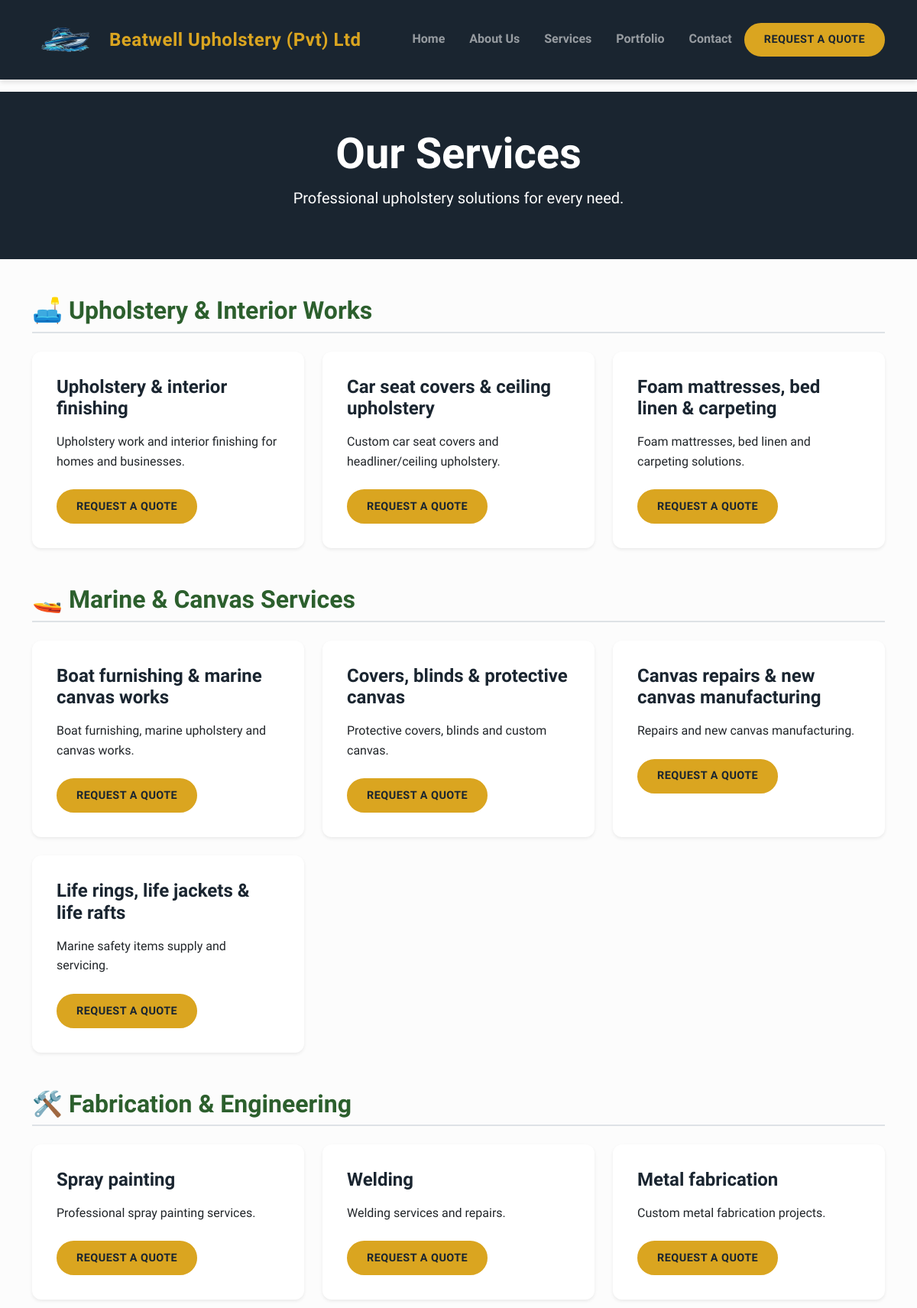
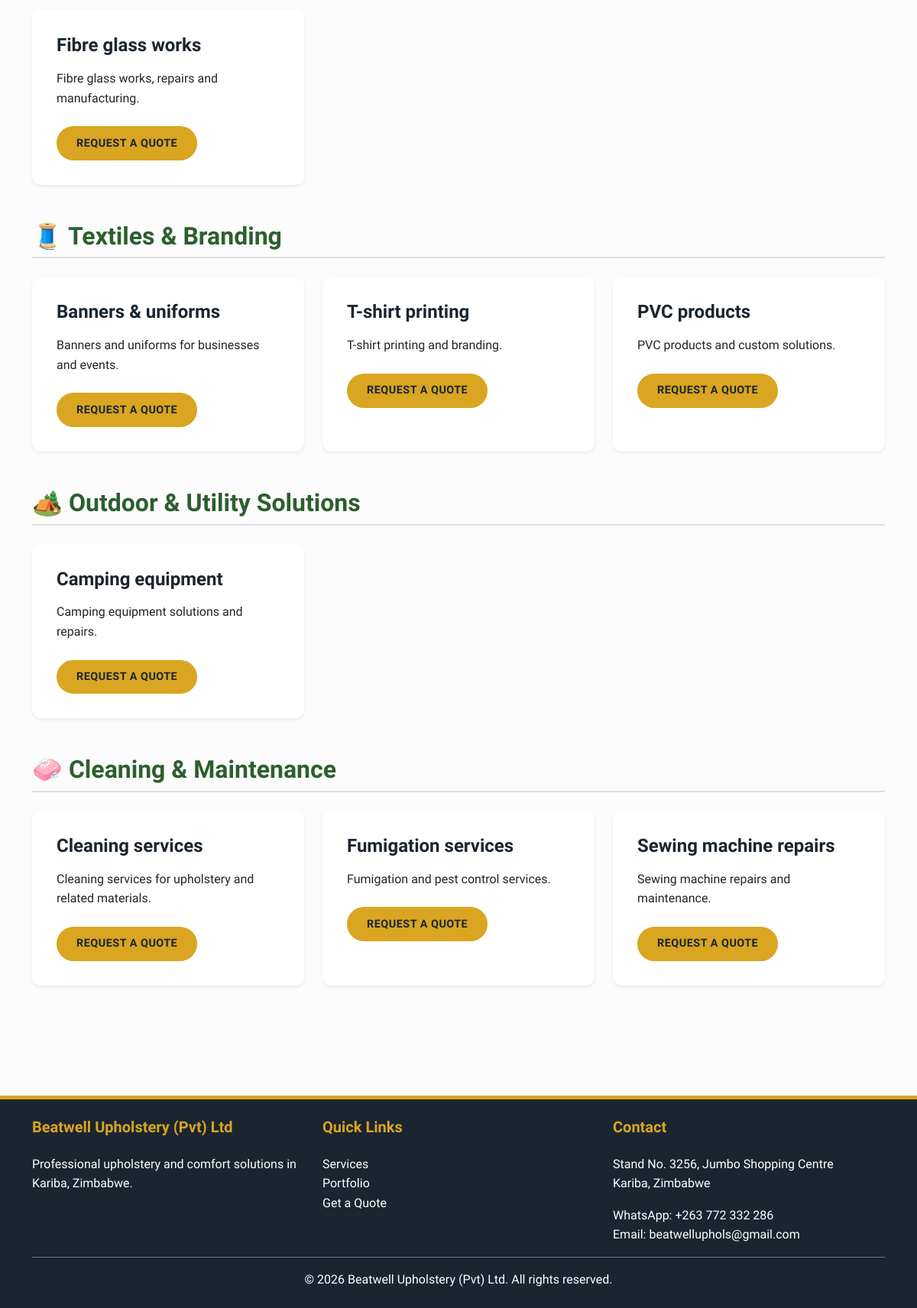
/services, run on the app's committed database (2 pictures, top to bottom).
### app.py (models this page shows)
class Service(db.Model):
    id = db.Column(db.Integer, primary_key=True)
    category = db.Column(db.String(50), nullable=False)  # Household, Marine, etc.
    name = db.Column(db.String(100), nullable=False)
    description = db.Column(db.Text, nullable=False)
    image_filename = db.Column(db.String(100), nullable=True)

### app.py (the view)
@app.route('/services')
def services():
    categories = [
        'Upholstery & Interior Works',
        'Marine & Canvas Services',
        'Fabrication & Engineering',
        'Textiles & Branding',
        'Outdoor & Utility Solutions',
        'Cleaning & Maintenance'
    ]
    grouped_services = {}
    for cat in categories:
        grouped_services[cat] = Service.query.filter_by(category=cat).all()
    return render_template('services.html', grouped_services=grouped_services)

### templates/services.html (shortened to what this page needs)
{% extends 'base.html' %}
{% block content %}
<section class="bg-navy text-white py-5 text-center">
    <div class="container">
        <h1 class="font-heading display-4">Our Services</h1>
        <p class="lead">Professional upholstery solutions for every need.</p>
    </div>
</section>
<div class="container py-5">
    {% set icons = {
        'Upholstery & Interior Works': '🛋️',
        'Marine & Canvas Services': '🚤',
        'Fabrication & Engineering': '🛠️',
        'Textiles & Branding': '🧵',
        'Outdoor & Utility Solutions': '🏕️',
        'Cleaning & Maintenance': '🧼'
    } %}
    {% for category, items in grouped_services.items() %}
    {% if items %}
    <div class="mb-5">
        <h2 class="font-heading text-forest border-bottom border-2 border-gold pb-2 mb-4">{{ icons.get(category, '') }} {{ category }}</h2>
        <div class="row g-4">
            {% for service in items %}
            <div class="col-md-6 col-lg-4">
                <div class="card h-100 shadow-sm">
                    <div class="card-body">
                        <h4 class="card-title text-navy">{{ service.name }}</h4>
                        <p class="card-text">{{ service.description }}</p>
                        <a href="{{ url_for('quote') }}" class="btn btn-gold btn-sm mt-2">Request a Quote</a>
                    </div>
                </div>
            </div>
            {% endfor %}
        </div>
    </div>
    {% endif %}
    {% endfor %}
    {% set ns = namespace(total=0) %}
    {% for items in grouped_services.values() %}
        {% set ns.total = ns.total + (items|length) %}
    {% endfor %}
</div>
{% endblock %}

### static/css/style.css (style rules this page uses)
:root { --color-navy: #1a2530; --color-forest: #2c5f2d; --color-brown: #8b4513; --color-cream: #f9f9f2; --color-gold: #daa520; --color-gold-hover: #c5931a; --shadow-sm: 0 2px 4px rgba(0,0,0,0.05); --shadow-md: 0 4px 6px rgba(0,0,0,0.1); --shadow-lg: 0 10px 15px rgba(0,0,0,0.1); }
body { font-family: 'Open Sans', sans-serif; color: #333; line-height: 1.6; background-color: #fcfcfc; }
h1, h2, h3, h4, h5, h6, .font-heading { font-family: 'Montserrat', sans-serif; font-weight: 700; }
.bg-navy { background-color: var(--color-navy) !important; }
.text-navy { color: var(--color-navy) !important; }
.text-forest { color: var(--color-forest) !important; }
.btn { border-radius: 50px; padding: 0.6rem 1.5rem; font-weight: 600; transition: all 0.3s ease; text-transform: uppercase; letter-spacing: 0.5px; font-size: 0.9rem; }
.btn-gold { background-color: var(--color-gold); color: var(--color-navy); border: 2px solid var(--color-gold); }
.card { border: none; border-radius: 12px; transition: transform 0.3s ease, box-shadow 0.3s ease; overflow: hidden; background: white; box-shadow: var(--shadow-sm); }
.card-body { padding: 2rem; }
.card-title { margin-bottom: 1rem; font-weight: 700; }
section { position: relative; }

### data on the page
Service: name "Upholstery & interior finishing", description "Upholstery work and interior finishing for homes and businesses."
Service: name "Car seat covers & ceiling upholstery", description "Custom car seat covers and headliner/ceiling upholstery."
Service: name "Foam mattresses, bed linen & carpeting", description "Foam mattresses, bed linen and carpeting solutions."
Service: name "Boat furnishing & marine canvas works", description "Boat furnishing, marine upholstery and canvas works."
Service: name "Covers, blinds & protective canvas", description "Protective covers, blinds and custom canvas."
Service: name "Canvas repairs & new canvas manufacturing", description "Repairs and new canvas manufacturing."
Service: name "Life rings, life jackets & life rafts", description "Marine safety items supply and servicing."
Service: name "Spray painting", description "Professional spray painting services."
Service: name "Welding", description "Welding services and repairs."
Service: name "Metal fabrication", description "Custom metal fabrication projects."
Service: name "Fibre glass works", description "Fibre glass works, repairs and manufacturing."
Service: name "Banners & uniforms", description "Banners and uniforms for businesses and events."
Service: name "T-shirt printing", description "T-shirt printing and branding."
Service: name "PVC products", description "PVC products and custom solutions."
Service: name "Camping equipment", description "Camping equipment solutions and repairs."
Service: name "Cleaning services", description "Cleaning services for upholstery and related materials."
Service: name "Fumigation services", description "Fumigation and pest control services."
Service: name "Sewing machine repairs", description "Sewing machine repairs and maintenance."

### other printed values
{{ icons.get(category, '') }} "🛋️" "🚤" "🛠️" "🧵" "🏕️" "🧼"
{{ category }} "Upholstery & Interior Works" "Marine & Canvas Services" "Fabrication & Engineering" "Textiles & Branding" "Outdoor & Utility Solutions" "Cleaning & Maintenance"
